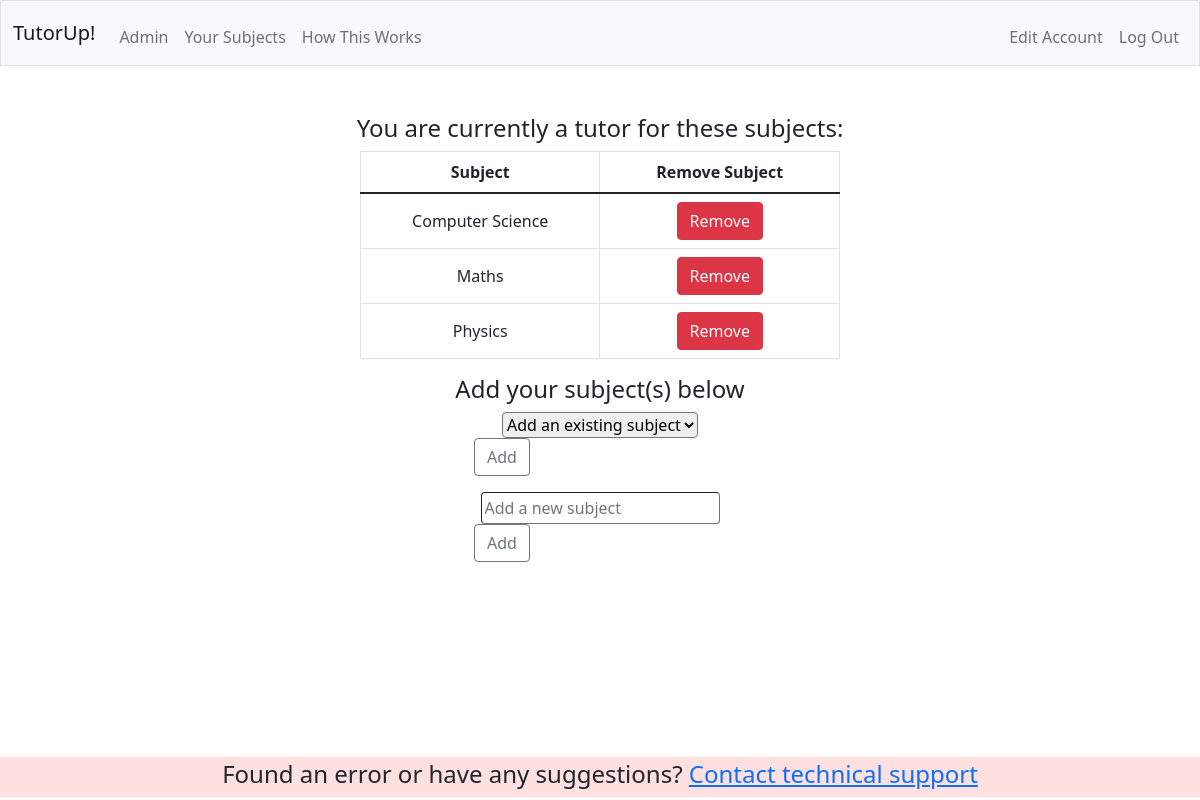
/subjects (signed in), run on the app's committed database.
### tables this page shows
CREATE TABLE 'subjects' ('tutor_id' INTEGER NOT NULL, 'subject' TEXT NOT NULL);

### app.py (the view, shortened to what this page needs)
@app.route("/subjects", methods=["POST", "GET"])
@login_required
def subjects():
    if not session["isTutor"]:
        return apology("Page not available for your account type")
    if request.method == "GET":
        subjects = db.execute("SELECT subject FROM subjects WHERE tutor_id = ?", session["user_id"])
        existing = db.execute("SELECT DISTINCT subject FROM subjects")
        return render_template("subjects.html", subjects=subjects, existing=existing)

### app.py (called while the page is built)
@app.after_request
def after_request(response):
    response.headers["Cache-Control"] = "no-cache, no-store, must-revalidate"
    response.headers["Expires"] = 0
    response.headers["Pragma"] = "no-cache"
    return response

### helpers.py (called while the page is built)
def login_required(f):
    @wraps(f)
    def decorated_function(*args, **kwargs):
        if session.get("user_id") is None:
            return redirect("/login")
        return f(*args, **kwargs)
    return decorated_function

### templates/subjects.html (shortened to what this page needs)
{% extends "layout.html" %}
{% block main %}
    {% if subjects %}
        <h4 class="h4">You are currently a tutor for these subjects:</h4>
        <table class="table table-bordered" style="width:40vw; display:inline-block">
            <thead>
                <th scope="col">Subject</th>
                <th scope="col">Remove Subject</th>
            </thead>
            <tbody>
                {% for subject in subjects %}
                    <tr scope="row">
                        <td style="width:20vw; vertical-align:middle">{{ subject["subject"] }}</td>
                        <td style="width:20vw"><form action="/subjects" method="post"><button class="btn btn-danger" type="submit" name="remove" value="{{ subject['subject'] }}">Remove</button></form></td>
                    </tr>
                {% endfor %}
            </tbody>
        </table>
    {% else %}
        <h4 class="h4">You are not tutoring for any subjects</h4>
    {% endif %}
    <h4 class="h4">Add your subject(s) below</h4>
        <form action="/subjects" method="post" class="mb-3">
            <div class="input-group mx-auto" style="margin: auto; width:250px">
                <select class="custom-select mx-auto" name="addSubject" style="border-radius:4px">
                    <option selected disabled>Add an existing subject</option>
                </select>
                <div class="input-group-append">
                    <button class="btn btn-outline-secondary mx-auto" type="submit">Add</button>
                </div>
            </div>
        </form>
        <form action="/subjects" method="post" class="mb-3">
            <div class="input-group mx-auto" style="margin: auto; width:250px">
                <input type="text" class="mx-auto" name="addSubject" style="border-radius:4px; border-width:1px; padding:3px" placeholder="Add a new subject">
                <div class="input-group-append">
                  <button class="btn btn-outline-secondary mx-auto" type="submit">Add</button>
                </div>
            </div>
        </form>
{% endblock %}

### data on the page
subjects: subject "Computer Science"
subjects: subject "Maths"
subjects: subject "Physics"
